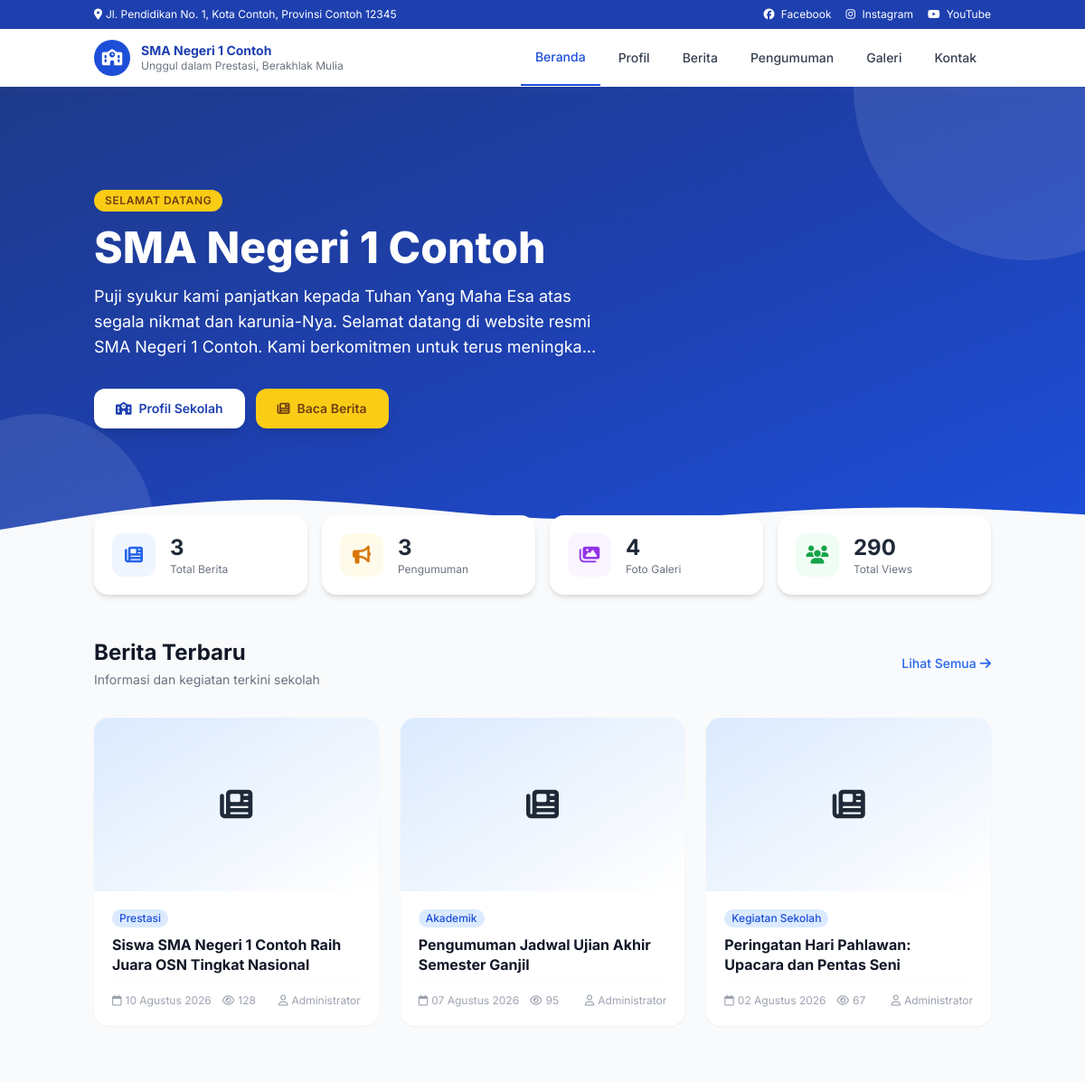
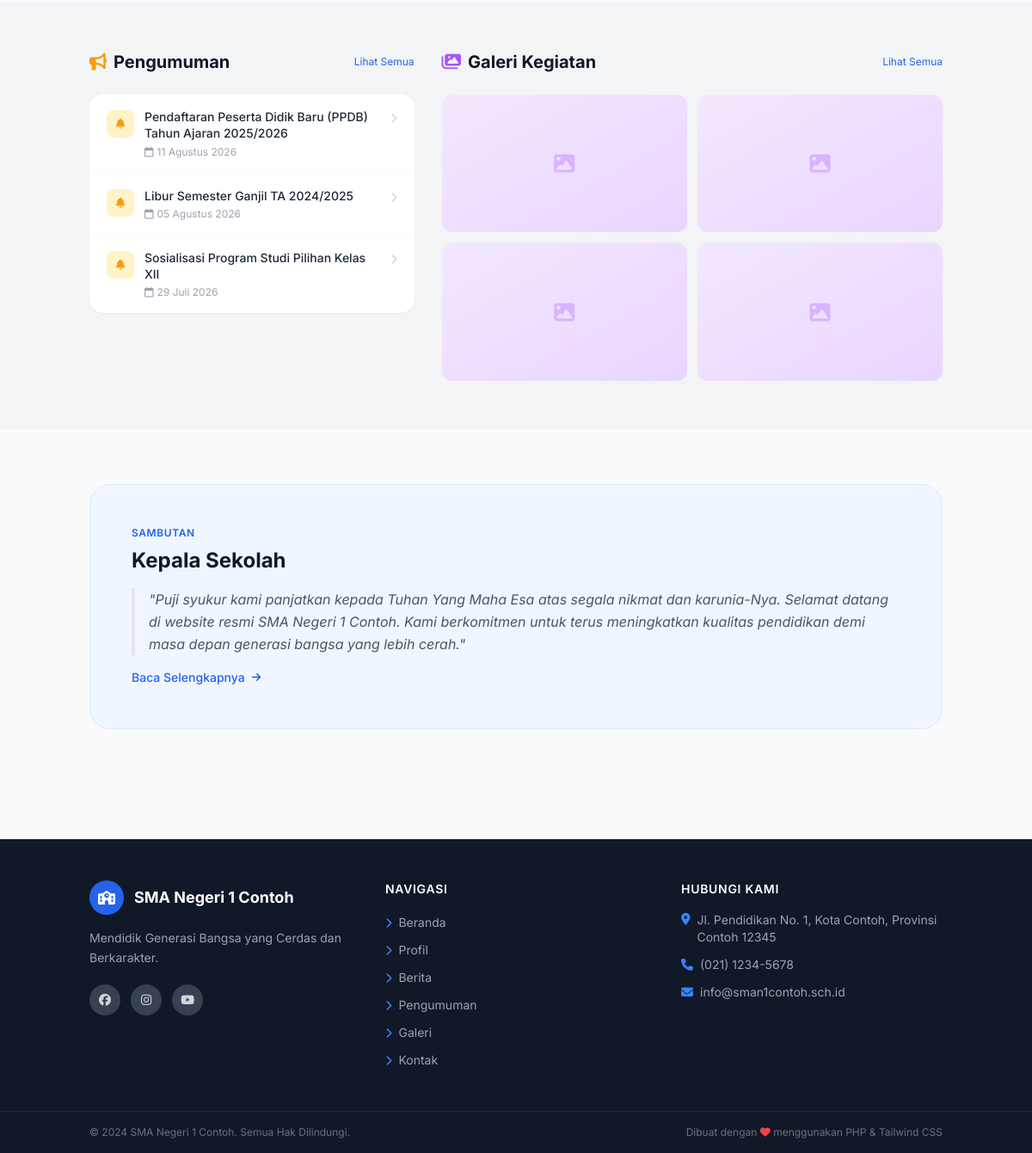
The page / on the database its author committed (2 pictures, top to bottom).
### tables this page shows
CREATE TABLE IF NOT EXISTS `profil_sekolah` (
  `id`               INT(11)      NOT NULL AUTO_INCREMENT,
  `nama_sekolah`     VARCHAR(200) NOT NULL DEFAULT '',
  `npsn`             VARCHAR(20)  DEFAULT NULL,
  `sambutan_kepsek`  LONGTEXT     DEFAULT NULL,
  `foto_kepsek`      VARCHAR(255) DEFAULT NULL,
  `sejarah`          LONGTEXT     DEFAULT NULL,
  `visi`             TEXT         DEFAULT NULL,
  `misi`             TEXT         DEFAULT NULL,
  `alamat`           TEXT         DEFAULT NULL,
  `telepon`          VARCHAR(30)  DEFAULT NULL,
  `email`            VARCHAR(150) DEFAULT NULL,
  `map_embed`        TEXT         DEFAULT NULL,
  PRIMARY KEY (`id`)
);

CREATE TABLE IF NOT EXISTS `berita` (
  `id`          INT(11)      NOT NULL AUTO_INCREMENT,
  `user_id`     INT(11)      DEFAULT NULL,
  `kategori_id` INT(11)      DEFAULT NULL,
  `judul`       VARCHAR(255) NOT NULL,
  `slug`        VARCHAR(270) NOT NULL UNIQUE,
  `isi_berita`  LONGTEXT     NOT NULL,
  `gambar`      VARCHAR(255) DEFAULT NULL,
  `status`      ENUM('published','draft') NOT NULL DEFAULT 'draft',
  `views`       INT(11)      NOT NULL DEFAULT 0,
  `created_at`  DATETIME     NOT NULL DEFAULT CURRENT_TIMESTAMP,
  PRIMARY KEY (`id`),
  KEY `idx_status`      (`status`),
  KEY `idx_created_at`  (`created_at`),
  KEY `idx_kategori_id` (`kategori_id`),
  KEY `idx_user_id`     (`user_id`),
  CONSTRAINT `fk_berita_kategori` FOREIGN KEY (`kategori_id`) REFERENCES `kategori`(`id`) ON DELETE SET NULL,
  CONSTRAINT `fk_berita_user`     FOREIGN KEY (`user_id`)     REFERENCES `users`(`id`)    ON DELETE SET NULL
);

CREATE TABLE IF NOT EXISTS `kategori` (
  `id`            INT(11)      NOT NULL AUTO_INCREMENT,
  `nama_kategori` VARCHAR(100) NOT NULL,
  `slug`          VARCHAR(120) NOT NULL UNIQUE,
  PRIMARY KEY (`id`)
);

CREATE TABLE IF NOT EXISTS `users` (
  `id`           INT(11)      NOT NULL AUTO_INCREMENT,
  `nama_lengkap` VARCHAR(150) NOT NULL,
  `username`     VARCHAR(80)  NOT NULL UNIQUE,
  `email`        VARCHAR(150) NOT NULL UNIQUE,
  `password`     VARCHAR(255) NOT NULL COMMENT 'bcrypt hash',
  `role`         ENUM('admin','editor') NOT NULL DEFAULT 'editor',
  `foto`         VARCHAR(255) DEFAULT NULL,
  PRIMARY KEY (`id`)
);

CREATE TABLE IF NOT EXISTS `pengumuman` (
  `id`              INT(11)      NOT NULL AUTO_INCREMENT,
  `judul`           VARCHAR(255) NOT NULL,
  `slug`            VARCHAR(270) NOT NULL UNIQUE,
  `isi_pengumuman`  LONGTEXT     NOT NULL,
  `file_lampiran`   VARCHAR(255) DEFAULT NULL,
  `created_at`      DATETIME     NOT NULL DEFAULT CURRENT_TIMESTAMP,
  PRIMARY KEY (`id`),
  KEY `idx_created_at` (`created_at`)
);

CREATE TABLE IF NOT EXISTS `galeri` (
  `id`          INT(11)      NOT NULL AUTO_INCREMENT,
  `judul`       VARCHAR(255) NOT NULL,
  `foto`        VARCHAR(255) DEFAULT NULL,
  `keterangan`  TEXT         DEFAULT NULL,
  `created_at`  DATETIME     NOT NULL DEFAULT CURRENT_TIMESTAMP,
  PRIMARY KEY (`id`),
  KEY `idx_created_at` (`created_at`)
);

### index.php (the view, shortened to what the rows shown need)
<?php
require_once __DIR__ . '/config/helpers.php';
$pdo = getDB();
$profil = $pdo->query("SELECT * FROM profil_sekolah LIMIT 1")->fetch();
$stmtBerita = $pdo->prepare("
    SELECT b.id, b.judul, b.slug, b.gambar, b.created_at, b.views,
           k.nama_kategori, u.nama_lengkap
    FROM berita b
    LEFT JOIN kategori k ON b.kategori_id = k.id
    LEFT JOIN users u ON b.user_id = u.id
    WHERE b.status = 'published'
    ORDER BY b.created_at DESC
    LIMIT 6
");
$stmtBerita->execute();
$beritaTerbaru = $stmtBerita->fetchAll();
$stmtPengumuman = $pdo->prepare("
    SELECT id, judul, slug, created_at
    FROM pengumuman
    ORDER BY created_at DESC
    LIMIT 5
");
$stmtPengumuman->execute();
$pengumumanTerbaru = $stmtPengumuman->fetchAll();
$stmtGaleri = $pdo->prepare("SELECT id, judul, foto, keterangan FROM galeri ORDER BY created_at DESC LIMIT 4");
$stmtGaleri->execute();
$galeriTerbaru = $stmtGaleri->fetchAll();
include __DIR__ . '/includes/header.php';
?>
<section class="relative bg-gradient-to-br from-primary-900 via-primary-800 to-primary-700 text-white overflow-hidden">
    <div class="relative container mx-auto px-4 py-20 md:py-28 flex flex-col md:flex-row items-center gap-10">
        <div class="flex-1 text-center md:text-left">
            <span class="inline-block bg-yellow-400 text-yellow-900 text-xs font-semibold px-3 py-1 rounded-full mb-4 uppercase tracking-wider">
                Selamat Datang
            </span>
            <h1 class="text-3xl md:text-5xl font-extrabold leading-tight mb-4">
                <?= htmlspecialchars($profil['nama_sekolah'] ?? 'Nama Sekolah') ?>
            </h1>
            <p class="text-primary-200 text-lg mb-8 max-w-xl mx-auto md:mx-0">
                <?= htmlspecialchars(truncate($profil['sambutan_kepsek'] ?? 'Website resmi sekolah kami.', 180)) ?>
            </p>
            <div class="flex flex-wrap gap-3 justify-center md:justify-start">
                <a href="/cms-sekolah/profil.php"
                   class="bg-white text-primary-800 font-semibold px-6 py-3 rounded-xl hover:bg-primary-50 transition-all shadow-lg hover:shadow-xl text-sm">
                </a>
                <a href="/cms-sekolah/berita.php"
                   class="bg-yellow-400 text-yellow-900 font-semibold px-6 py-3 rounded-xl hover:bg-yellow-300 transition-all shadow-lg hover:shadow-xl text-sm">
                </a>
            </div>
        </div>
    </div>
</section>
<section class="container mx-auto px-4 mb-16">
    <div class="flex items-center justify-between mb-8">
        <div>
            <h2 class="text-2xl font-bold text-gray-900">Berita Terbaru</h2>
        </div>
    </div>
    <?php if (empty($beritaTerbaru)): ?>
    <div class="text-center py-16 text-gray-400">
        <i class="fas fa-newspaper text-5xl mb-3 block"></i>
        <p>Belum ada berita yang dipublikasikan.</p>
    </div>
    <?php else: ?>
    <div class="grid grid-cols-1 md:grid-cols-2 lg:grid-cols-3 gap-6">
        <?php foreach ($beritaTerbaru as $i => $b): ?>
        <article class="bg-white rounded-2xl shadow-sm hover:shadow-lg transition-all duration-300 overflow-hidden group flex flex-col <?= $i === 0 ? 'md:col-span-2 lg:col-span-1' : '' ?>">
            <a href="/cms-sekolah/detail-berita.php?slug=<?= urlencode($b['slug']) ?>" class="block overflow-hidden">
                <?php if (!empty($b['gambar'])): ?>
                <img src="/cms-sekolah/assets/uploads/berita/<?= htmlspecialchars($b['gambar']) ?>"
                     alt="<?= htmlspecialchars($b['judul']) ?>"
                     class="w-full h-48 object-cover group-hover:scale-105 transition-transform duration-300">
                <?php else: ?>
                <div class="w-full h-48 bg-gradient-to-br from-primary-100 to-primary-200 flex items-center justify-center">
                    <i class="fas fa-newspaper text-primary-400 text-4xl"></i>
                </div>
                <?php endif; ?>
            </a>
            <div class="p-5 flex flex-col flex-1">
                <?php if (!empty($b['nama_kategori'])): ?>
                <span class="inline-block bg-primary-100 text-primary-700 text-xs font-medium px-2 py-0.5 rounded-full mb-2 self-start">
                    <?= htmlspecialchars($b['nama_kategori']) ?>
                </span>
                <?php endif; ?>
                <h3 class="font-bold text-gray-900 mb-2 line-clamp-2 leading-snug group">
                    <a href="/cms-sekolah/detail-berita.php?slug=<?= urlencode($b['slug']) ?>"
                       class="hover:text-primary-700 transition-colors"><?= htmlspecialchars($b['judul']) ?></a>
                </h3>
                <div class="flex items-center gap-3 text-xs text-gray-400 mt-auto pt-3 border-t border-gray-50">
                    <span><i class="far fa-calendar mr-1"></i><?= formatTanggal($b['created_at']) ?></span>
                    <span><i class="far fa-eye mr-1"></i><?= number_format($b['views']) ?></span>
                    <?php if (!empty($b['nama_lengkap'])): ?>
                    <span class="ml-auto"><i class="far fa-user mr-1"></i><?= htmlspecialchars($b['nama_lengkap']) ?></span>
                    <?php endif; ?>
                </div>
            </div>
        </article>
        <?php endforeach; ?>
    </div>
    <?php endif; ?>
</section>
<section class="bg-gray-100 py-14">
    <div class="container mx-auto px-4">
        <div class="grid grid-cols-1 lg:grid-cols-5 gap-8">
            <div class="lg:col-span-2">
                <div class="flex items-center justify-between mb-6">
                    <h2 class="text-xl font-bold text-gray-900 flex items-center gap-2">
                        <i class="fas fa-bullhorn text-amber-500"></i> Pengumuman
                    </h2>
                </div>
                <div class="bg-white rounded-2xl shadow-sm overflow-hidden">
                    <?php if (empty($pengumumanTerbaru)): ?>
                    <p class="p-6 text-center text-gray-400 text-sm">Belum ada pengumuman.</p>
                    <?php else: ?>
                    <?php foreach ($pengumumanTerbaru as $p): ?>
                    <a href="/cms-sekolah/pengumuman.php?slug=<?= urlencode($p['slug']) ?>"
                       class="flex items-start gap-3 px-5 py-4 border-b border-gray-50 hover:bg-primary-50 transition-colors group last:border-0">
                        <div class="w-8 h-8 bg-amber-100 rounded-lg flex items-center justify-center flex-shrink-0 mt-0.5">
                            <i class="fas fa-bell text-amber-500 text-xs"></i>
                        </div>
                        <div class="flex-1 min-w-0">
                            <p class="text-sm font-medium text-gray-800 group-hover:text-primary-700 line-clamp-2 leading-snug">
                                <?= htmlspecialchars($p['judul']) ?>
                            </p>
                            <p class="text-xs text-gray-400 mt-1">
                                <i class="far fa-calendar mr-1"></i><?= formatTanggal($p['created_at']) ?>
                            </p>
                        </div>
                        <i class="fas fa-chevron-right text-gray-300 group-hover:text-primary-500 text-xs mt-1 flex-shrink-0"></i>
                    </a>
                    <?php endforeach; ?>
                    <?php endif; ?>
                </div>
            </div>
            <div class="lg:col-span-3">
                <div class="flex items-center justify-between mb-6">
                    <h2 class="text-xl font-bold text-gray-900 flex items-center gap-2">
                        <i class="fas fa-images text-purple-500"></i> Galeri Kegiatan
                    </h2>
                </div>
                <?php if (empty($galeriTerbaru)): ?>
                <div class="bg-white rounded-2xl p-8 text-center text-gray-400 text-sm shadow-sm">
                    <i class="fas fa-images text-3xl mb-2 block"></i> Belum ada foto.
                </div>
                <?php else: ?>
                <div class="grid grid-cols-2 gap-3">
                    <?php foreach ($galeriTerbaru as $g): ?>
                    <a href="/cms-sekolah/galeri.php" class="relative overflow-hidden rounded-xl group block aspect-video bg-gray-200">
                        <?php if (!empty($g['foto'])): ?>
                        <img src="/cms-sekolah/assets/uploads/galeri/<?= htmlspecialchars($g['foto']) ?>"
                             alt="<?= htmlspecialchars($g['judul']) ?>"
                             class="w-full h-full object-cover group-hover:scale-110 transition-transform duration-300">
                        <?php else: ?>
                        <div class="w-full h-full bg-gradient-to-br from-purple-100 to-purple-200 flex items-center justify-center">
                            <i class="fas fa-image text-purple-300 text-2xl"></i>
                        </div>
                        <?php endif; ?>
                    </a>
                    <?php endforeach; ?>
                </div>
                <?php endif; ?>
            </div>
        </div>
    </div>
</section>
<?php if (!empty($profil['sambutan_kepsek'])): ?>
<section class="container mx-auto px-4 py-16">
    <div class="bg-gradient-to-r from-primary-50 to-blue-50 rounded-3xl p-8 md:p-12 flex flex-col md:flex-row gap-8 items-center border border-primary-100">
        <div>
            <span class="text-xs font-semibold text-primary-600 uppercase tracking-wider mb-2 block">Sambutan</span>
            <h2 class="text-2xl font-bold text-gray-900 mb-4">Kepala Sekolah</h2>
            <blockquote class="text-gray-600 leading-relaxed italic border-l-4 border-primary-300 pl-4">
                "<?= htmlspecialchars(truncate($profil['sambutan_kepsek'], 400)) ?>"
            </blockquote>
            <a href="/cms-sekolah/profil.php" class="mt-4 inline-flex items-center gap-2 text-sm text-primary-600 font-medium hover:text-primary-800 transition-colors">
                Baca Selengkapnya <i class="fas fa-arrow-right text-xs"></i>
            </a>
        </div>
    </div>
</section>
<?php endif; ?>
<?php include __DIR__ . '/includes/footer.php'; ?>

### includes/footer.php (shortened to what the rows shown need)
<?php
require_once __DIR__ . '/../config/helpers.php';
$config = getSiteConfig();
?>
</main>
<footer class="bg-gray-900 text-gray-300 mt-16">
    <div class="container mx-auto px-4 py-12">
        <div class="grid grid-cols-1 md:grid-cols-3 gap-10">
            <div>
                <?php
                try {
                    $pdo    = getDB();
                    $profil = $pdo->query("SELECT alamat, telepon, email FROM profil_sekolah LIMIT 1")->fetch();
                } catch (Exception $e) { $profil = null; }
                ?>
                <ul class="space-y-3 text-sm text-gray-400">
                    <li class="flex items-start gap-2">
                        <i class="fas fa-map-marker-alt text-primary-500 mt-0.5 flex-shrink-0"></i>
                        <span><?= htmlspecialchars($profil['alamat'] ?? $config['footer']['address']) ?></span>
                    </li>
                    <?php if (!empty($profil['telepon'])): ?>
                    <li class="flex items-center gap-2">
                        <i class="fas fa-phone text-primary-500 flex-shrink-0"></i>
                        <span><?= htmlspecialchars($profil['telepon']) ?></span>
                    </li>
                    <?php endif; ?>
                    <?php if (!empty($profil['email'])): ?>
                    <li class="flex items-center gap-2">
                        <i class="fas fa-envelope text-primary-500 flex-shrink-0"></i>
                        <span><?= htmlspecialchars($profil['email']) ?></span>
                    </li>
                    <?php endif; ?>
                </ul>
            </div>
        </div>
    </div>
</footer>
</body>
</html>

### rows shown on the page
profil_sekolah: nama_sekolah "SMA Negeri 1 Contoh", sambutan_kepsek "Puji syukur kami panjatkan kepada Tuhan Yang Maha Esa atas segala nikmat dan karunia-Nya. Selamat datang di website resmi SMA Negeri 1 Contoh. Kami berkomitmen untuk terus meningka...", sambutan_kepsek "Puji syukur kami panjatkan kepada Tuhan Yang Maha Esa atas segala nikmat dan karunia-Nya. Selamat datang di website resmi SMA Negeri 1 Contoh. Kami berkomitmen untuk terus meningkatkan kualitas pendidikan demi masa depan generasi bangsa yang lebih cerah.", alamat "Jl. Pendidikan No. 1, Kota Contoh, Provinsi Contoh 12345", telepon "(021) 1234-5678", email "info@sman1contoh.sch.id"
berita: kategori.nama_kategori "Prestasi", judul "Siswa SMA Negeri 1 Contoh Raih Juara OSN Tingkat Nasional", created_at "10 Agustus 2026", views "128", user.nama_lengkap "Administrator"
berita: kategori.nama_kategori "Akademik", judul "Pengumuman Jadwal Ujian Akhir Semester Ganjil", created_at "07 Agustus 2026", views "95", user.nama_lengkap "Administrator"
berita: kategori.nama_kategori "Kegiatan Sekolah", judul "Peringatan Hari Pahlawan: Upacara dan Pentas Seni", created_at "02 Agustus 2026", views "67", user.nama_lengkap "Administrator"
pengumuman: judul "Pendaftaran Peserta Didik Baru (PPDB) Tahun Ajaran 2025/2026", created_at "11 Agustus 2026"
pengumuman: judul "Libur Semester Ganjil TA 2024/2025", created_at "05 Agustus 2026"
pengumuman: judul "Sosialisasi Program Studi Pilihan Kelas XII", created_at "29 Juli 2026"

### other values the page prints
$config['footer']['address'] "Jl. Pendidikan No. 1, Kota Contoh, Provinsi Contoh 12345"
$s['platform'] "Facebook"
$s['platform'] "Instagram"
$s['platform'] "YouTube"
$config['site_name'] "SMA Negeri 1 Contoh"
$config['site_tagline'] "Unggul dalam Prestasi, Berakhlak Mulia"
$item['label'] "Beranda"
$item['label'] "Profil"
$item['label'] "Berita"
$item['label'] "Pengumuman"
$item['label'] "Galeri"
$item['label'] "Kontak"
$s['val'] "3"
$s['label'] "Total Berita"
$s['label'] "Pengumuman"
